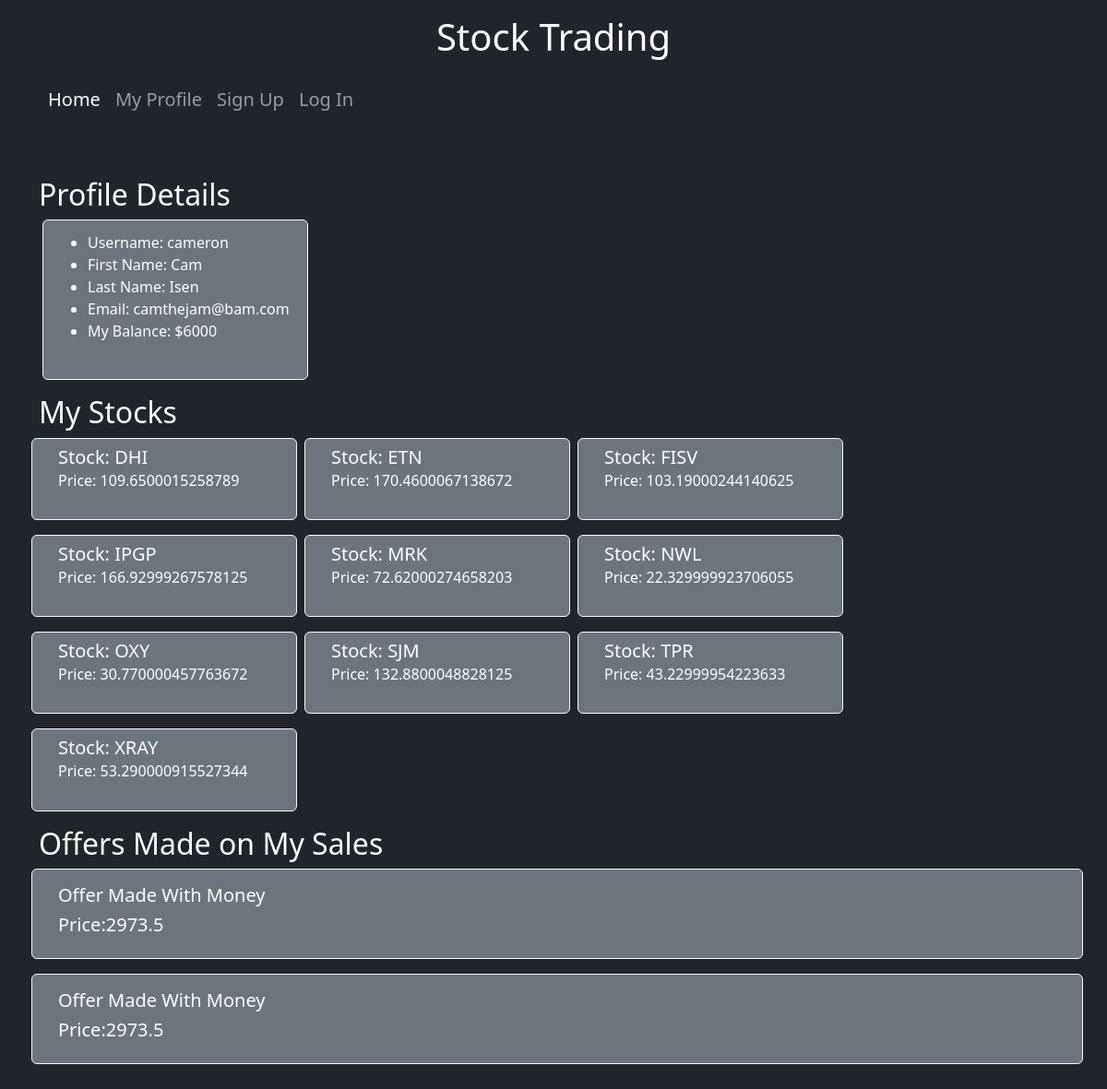
Before: /profile/3/ with the older database file.
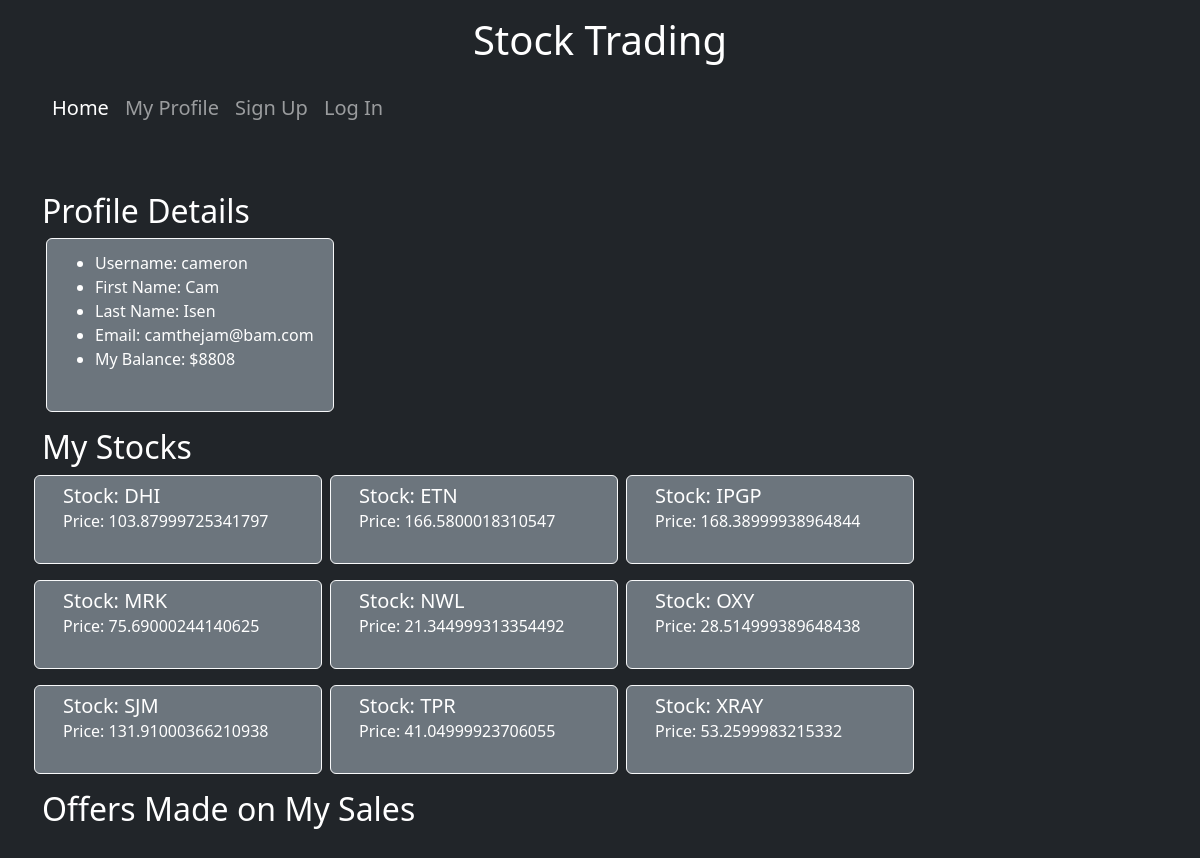
After: the same page with the newer database file.
### account/models.py (models this page shows, shortened)
class Profile(models.Model):
    user = models.OneToOneField(User, on_delete=models.CASCADE)
    portfolio = models.ManyToManyField('trade.Stock')
    money= models.IntegerField(default=0)
    completed_signup = models.BooleanField(default = False)
    def sales_with_offers(self):
        return self.sell_set.filter(is_completed=False)

### trade/models.py (models this page shows, shortened)
class Stock(models.Model):
    name = models.CharField(max_length=200)
    price = models.CharField(max_length=200)
    last_updated = models.DateTimeField(auto_now = True)

class Buy (models.Model):
    stock = models.ManyToManyField(Stock, null=True, blank=True)
    profile = models.ForeignKey('account.Profile', on_delete=models.CASCADE)
    time = models.DateTimeField(auto_now_add=True)
    sell = models.ForeignKey(Sell, on_delete=models.CASCADE)
    is_rejected = models.BooleanField(default=False)

class Sell (models.Model):
    stock = models.ForeignKey(Stock, on_delete=models.CASCADE)
    profile = models.ForeignKey('account.Profile', on_delete=models.CASCADE)
    time = models.DateTimeField(auto_now_add=True)
    is_completed = models.BooleanField(default=False)

### account/views.py (the view)
# urls.py: path('profile/<int:pk>/', ProfileDetailView.as_view(), name='profile'),
class ProfileDetailView(DetailView):
    model = Profile
    template_name = 'profiledetail.html'

### account/templates/profiledetail.html (shortened to what this page needs)
{% extends 'base.html' %}
{% load bootstrap5 %}
{% block content %}
<h2>Profile Details</h2>
<div class="card mx-1 card text-white bg-secondary mb-3 card border-light" style="width: 18rem;">
    <div class="card-body card-subtitle mb-2 text-white">
        <ul>
            <li> Username: {{profile.user.username}}
            </li>
            <li> First Name: {{profile.user.first_name}}
            </li>
            <li> Last Name: {{profile.user.last_name}}
            </li>
            <li> Email: {{profile.user.email}}
            </li>
            <li> My Balance: ${{profile.money}}
            </li>
        </ul>
    </div>
</div>
<h2>My Stocks</h2>
<div class="row">
    {% for stock in profile.portfolio.all%}
    <div class="card mx-1 card text-white bg-secondary mb-3 card border-light" style="width: 18rem;">
        <div class="card-body card-subtitle mb-2 text-white">
            <h5 class="card-title card-subtitle mb-2 text-white">Stock: {{stock.name}}</h5>
            <h6 class="card-subtitle mb-2 text-white">Price: {{stock.price}}</h6>
        </div>
    </div>
    {% endfor %}
</div>
<div class="row">
    <h2>Offers Made on My Sales</h2>
    {% for sale in profile.sales_with_offers %}
    {% for buy in sale.buy_set.all %}
    <div class="card mx-1 card text-white bg-secondary mb-3 card border-light">
        <div class="card-body">
            {% if not buy.stock.all.exists %}
            <h5 class="card-title">Offer Made With Money</h5>
            <h5 class="card-title">Price:{{ buy.sell.stock.price}}</h5>
            {% endif %}
        </div>
    </div>
    {% endfor %}
    {% endfor %}
</div>
{% endblock %}

Changed rows visible on the page:
no longer on this page (row edited): Stock: name "FISV", price "103.19000244140625"
no longer on this page (row unchanged): Buy: sell.stock.price "2973.5"
no longer on this page (row unchanged): Buy: sell.stock.price "2973.5"
changed Profile "cameron": money "6000" → "8808"
changed Stock "DHI": price "109.6500015258789" → "103.87999725341797"
changed Stock "ETN": price "170.4600067138672" → "166.5800018310547"
changed Stock "IPGP": price "166.92999267578125" → "168.38999938964844"
changed Stock "MRK": price "72.62000274658203" → "75.69000244140625"
changed Stock "NWL": price "22.329999923706055" → "21.344999313354492"
changed Stock "OXY": price "30.770000457763672" → "28.514999389648438"
changed Stock "SJM": price "132.8800048828125" → "131.91000366210938"
changed Stock "TPR": price "43.22999954223633" → "41.04999923706055"
changed Stock "XRAY": price "53.290000915527344" → "53.2599983215332"
